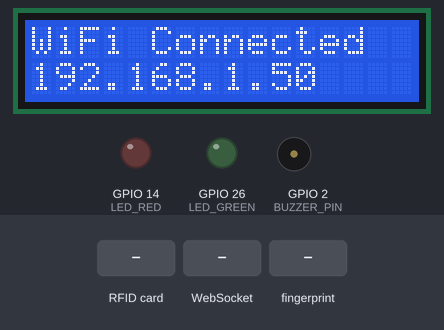
The sketch below on a simulated ESP32. Parts: 16×2 character LCD, output pins drawn as LEDs (lit = HIGH), buzzer (waves = sounding, pin HIGH). Inputs (shaded band) come from the test bench. WiFi joins after 1.5 s; servers stay silent unless stated; what the sketch prints to the serial monitor is not drawn.

Above: at 5.1 s.
5.2 s: RFID card 5E 7A 19 C4 held to the reader
At 5.7 s:
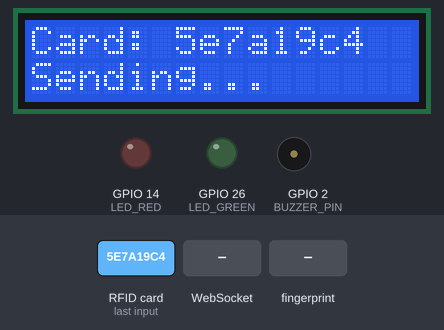
6.9 s: WebSocket text "attendance_response" received
At 8.3 s:
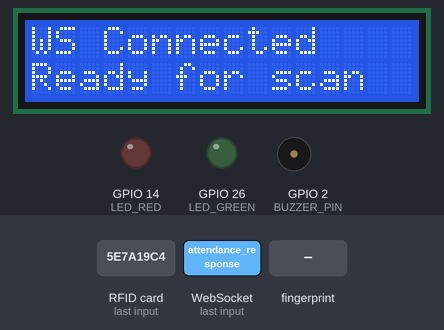
8.6 s: finger stored as number 1 placed on the sensor
At 9.9 s:
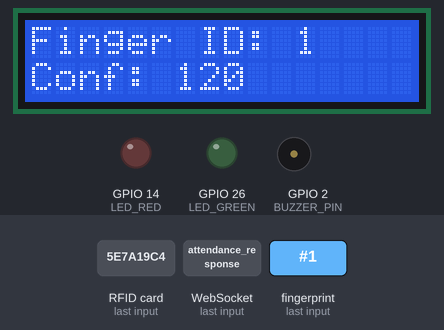
Timing chart, 0 to 11.6 s (numbered marks = the images above; inputs shaded):
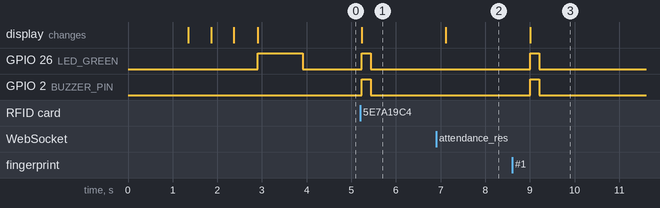

Measured:
- after the input at 5.2 s, GPIO 26 (LED_GREEN), GPIO 2 (BUZZER_PIN): LOW → HIGH at once, → LOW 0.20 s later; the display: changes at once (image 1)
- after the input at 6.9 s, the display: changes after 0.21 s (image 2)
- after the input at 8.6 s, GPIO 26 (LED_GREEN), GPIO 2 (BUZZER_PIN): LOW → HIGH after 0.41 s, → LOW 0.20 s later; the display: changes after 0.41 s (image 3)

The sketch:

esp32_attendance_template.ino
```cpp
/*
 * ESP32 Attendance System - Template
 *
 * IMPORTANT: This is a template file. Copy this to esp32_attendance_enhanced.ino
 * and update the configuration values below with your actual settings.
 *
 * DO NOT commit the actual esp32_attendance_enhanced.ino file to version control
 * as it contains sensitive WiFi credentials and server information.
 */

#include <WiFi.h>
#include <WebSocketsClient.h>
#include <ArduinoJson.h>
#include <SPI.h>
#include <MFRC522.h>
#include <Adafruit_Fingerprint.h>
#include <LiquidCrystal_PCF8574.h>

// ============================================================================
// CONFIGURATION - UPDATE THESE VALUES FOR YOUR SETUP
// ============================================================================

// WiFi Configuration
const char* ssid = "YOUR_WIFI_SSID_HERE";
const char* password = "YOUR_WIFI_PASSWORD_HERE";

// WebSocket Server Configuration
const char* wsHost = "YOUR_SERVER_IP_HERE";  // e.g., "192.168.1.100"
const int wsPort = 8080;

// Hardware Pin Configuration
#define SS_PIN 5
#define RST_PIN 4
#define BUZZER_PIN 2
#define LED_GREEN 26
#define LED_RED 14

// ============================================================================
// HARDWARE INITIALIZATION
// ============================================================================

WebSocketsClient webSocket;
MFRC522 rfid(SS_PIN, RST_PIN);
Adafruit_Fingerprint finger = Adafruit_Fingerprint(&Serial2);
LiquidCrystal_PCF8574 lcd(0x27);

bool isConnected = false;
unsigned long lastHeartbeat = 0;
const unsigned long HEARTBEAT_INTERVAL = 30000; // 30 seconds

// ============================================================================
// SETUP FUNCTION
// ============================================================================

void setup() {
  Serial.begin(115200);
  Wire.begin(21, 22);
  lcd.begin(16, 2);
  lcd.setBacklight(255);
  lcd.clear();
  lcd.setCursor(0, 0);
  lcd.print("Initializing...");

  // Initialize pins
  pinMode(BUZZER_PIN, OUTPUT);
  pinMode(LED_GREEN, OUTPUT);
  pinMode(LED_RED, OUTPUT);
  digitalWrite(BUZZER_PIN, LOW);
  digitalWrite(LED_GREEN, LOW);
  digitalWrite(LED_RED, LOW);

  // Initialize RFID
  SPI.begin(18, 19, 23, SS_PIN);
  rfid.PCD_Init();
  delay(100);

  // Initialize fingerprint sensor
  Serial2.begin(57600);
  finger.begin(57600);
  delay(100);

  // Connect to WiFi
  connectToWiFi();

  // Setup WebSocket
  webSocket.begin(wsHost, wsPort, "/");
  webSocket.onEvent(webSocketEvent);
  webSocket.setReconnectInterval(5000);
}

// ============================================================================
// MAIN LOOP
// ============================================================================

void loop() {
  webSocket.loop();

  // Send heartbeat
  if (millis() - lastHeartbeat > HEARTBEAT_INTERVAL) {
    sendHeartbeat();
    lastHeartbeat = millis();
  }

  // Check for RFID card
  if (rfid.PICC_IsNewCardPresent() && rfid.PICC_ReadCardSerial()) {
    handleRFIDScan();
    rfid.PICC_HaltA();
    rfid.PCD_StopCrypto1();
  }

  // Check for fingerprint
  uint8_t result = finger.getImage();
  if (result == FINGERPRINT_OK) {
    handleFingerprintScan();
  }

  delay(100);
}

// ============================================================================
// WIFI CONNECTION
// ============================================================================

void connectToWiFi() {
  lcd.clear();
  lcd.setCursor(0, 0);
  lcd.print("Connecting to WiFi");

  WiFi.begin(ssid, password);

  int attempts = 0;
  while (WiFi.status() != WL_CONNECTED && attempts < 20) {
    delay(500);
    lcd.setCursor(0, 1);
    lcd.print("Attempt " + String(attempts + 1));
    attempts++;
  }

  if (WiFi.status() == WL_CONNECTED) {
    lcd.clear();
    lcd.setCursor(0, 0);
    lcd.print("WiFi Connected");
    lcd.setCursor(0, 1);
    lcd.print(WiFi.localIP().toString());
    digitalWrite(LED_GREEN, HIGH);
    delay(1000);
    digitalWrite(LED_GREEN, LOW);
  } else {
    lcd.clear();
    lcd.setCursor(0, 0);
    lcd.print("WiFi Failed");
    digitalWrite(LED_RED, HIGH);
  }
}

// ============================================================================
// WEBSOCKET HANDLERS
// ============================================================================

void webSocketEvent(WStype_t type, uint8_t * payload, size_t length) {
  switch(type) {
    case WStype_DISCONNECTED:
      Serial.println("WebSocket Disconnected!");
      isConnected = false;
      lcd.clear();
      lcd.setCursor(0, 0);
      lcd.print("WS Disconnected");
      lcd.setCursor(0, 1);
      lcd.print("Reconnecting...");
      break;

    case WStype_CONNECTED:
      Serial.println("WebSocket Connected!");
      isConnected = true;

      // Register as hardware device
      DynamicJsonDocument doc(1024);
      doc["type"] = "hardware_register";
      doc["device_type"] = "esp32_attendance";
      doc["hardware_info"] = "RFID-RC522 + R305";

      String message;
      serializeJson(doc, message);
      webSocket.sendTXT(message);

      lcd.clear();
      lcd.setCursor(0, 0);
      lcd.print("WS Connected");
      lcd.setCursor(0, 1);
      lcd.print("Ready for scan");
      break;

    case WStype_TEXT:
      handleWebSocketMessage(payload, length);
      break;
  }
}

void handleWebSocketMessage(uint8_t * payload, size_t length) {
  String message = String((char*)payload);
  DynamicJsonDocument doc(1024);
  DeserializationError error = deserializeJson(doc, message);

  if (error) {
    Serial.println("JSON parsing failed");
    return;
  }

  String type = doc["type"];

  if (type == "attendance_response") {
    handleAttendanceResponse(doc);
  } else if (type == "schedule_info") {
    handleScheduleInfo(doc);
  } else if (type == "error") {
    handleError(doc);
  }
}

// ============================================================================
// RFID HANDLING
// ============================================================================

void handleRFIDScan() {
  String cardUID = "";
  for (byte i = 0; i < rfid.uid.size; i++) {
    cardUID += String(rfid.uid.uidByte[i] < 0x10 ? "0" : "");
    cardUID += String(rfid.uid.uidByte[i], HEX);
  }

  lcd.clear();
  lcd.setCursor(0, 0);
  lcd.print("Card: " + cardUID.substring(0, 8));
  lcd.setCursor(0, 1);
  lcd.print("Sending...");

  sendRFIDScan(cardUID);
  playSuccessSound();
}

void sendRFIDScan(String cardUID) {
  if (!isConnected) {
    Serial.println("Not connected to server");
    return;
  }

  DynamicJsonDocument doc(512);
  doc["type"] = "rfid_scan";
  doc["card_uid"] = cardUID;
  doc["timestamp"] = getCurrentTimestamp();

  String message;
  serializeJson(doc, message);
  webSocket.sendTXT(message);

  Serial.println("Sent RFID scan: " + message);
}

// ============================================================================
// FINGERPRINT HANDLING
// ============================================================================

void handleFingerprintScan() {
  uint8_t result = finger.image2Tz();
  if (result != FINGERPRINT_OK) {
    playErrorSound();
    return;
  }

  result = finger.fingerFastSearch();
  if (result == FINGERPRINT_OK) {
    int template_id = finger.fingerID;
    int confidence = finger.confidence;

    lcd.clear();
    lcd.setCursor(0, 0);
    lcd.print("Finger ID: " + String(template_id));
    lcd.setCursor(0, 1);
    lcd.print("Conf: " + String(confidence));

    sendFingerprintScan(template_id);
    playSuccessSound();
  } else {
    lcd.clear();
    lcd.setCursor(0, 0);
    lcd.print("Finger not found");
    playErrorSound();
  }
}

void sendFingerprintScan(int template_id) {
  if (!isConnected) {
    Serial.println("Not connected to server");
    return;
  }

  DynamicJsonDocument doc(512);
  doc["type"] = "fingerprint_scan";
  doc["template_id"] = template_id;
  doc["timestamp"] = getCurrentTimestamp();

  String message;
  serializeJson(doc, message);
  webSocket.sendTXT(message);

  Serial.println("Sent fingerprint scan: " + message);
}

// ============================================================================
// UTILITY FUNCTIONS
// ============================================================================

String getCurrentTimestamp() {
  // This is a simplified timestamp - in production, you'd want to sync with NTP
  return "2025-01-15 08:30:00"; // Placeholder
}

void sendHeartbeat() {
  if (!isConnected) return;

  DynamicJsonDocument doc(256);
  doc["type"] = "heartbeat";
  doc["device_id"] = "esp32_attendance";
  doc["timestamp"] = getCurrentTimestamp();

  String message;
  serializeJson(doc, message);
  webSocket.sendTXT(message);
}

void playSuccessSound() {
  digitalWrite(LED_GREEN, HIGH);
  digitalWrite(BUZZER_PIN, HIGH);
  delay(200);
  digitalWrite(BUZZER_PIN, LOW);
  digitalWrite(LED_GREEN, LOW);
}

void playErrorSound() {
  digitalWrite(LED_RED, HIGH);
  digitalWrite(BUZZER_PIN, HIGH);
  delay(100);
  digitalWrite(BUZZER_PIN, LOW);
  delay(100);
  digitalWrite(BUZZER_PIN, HIGH);
  delay(100);
  digitalWrite(BUZZER_PIN, LOW);
  digitalWrite(LED_RED, LOW);
}

void handleAttendanceResponse(JsonDocument& doc) {
  bool success = doc["success"];
  String message = doc["message"];

  lcd.clear();
  lcd.setCursor(0, 0);
  lcd.print(success ? "Success!" : "Error");
  lcd.setCursor(0, 1);
  lcd.print(message.substring(0, 16));

  if (success) {
    playSuccessSound();
  } else {
    playErrorSound();
  }
}

void handleScheduleInfo(JsonDocument& doc) {
  // Handle schedule information from server
  Serial.println("Received schedule info");
}

void handleError(JsonDocument& doc) {
  String error = doc["error"];
  Serial.println("Server error: " + error);
  playErrorSound();
}

/*
 * SETUP INSTRUCTIONS:
 *
 * 1. Copy this template to esp32_attendance_enhanced.ino
 * 2. Update the configuration values at the top:
 *    - WiFi SSID and password
 *    - WebSocket server IP address
 *    - Pin assignments if different
 * 3. Upload to your ESP32
 * 4. Test the hardware connections
 *
 * SECURITY NOTES:
 * - Never commit the actual esp32_attendance_enhanced.ino file
 * - Keep your WiFi credentials secure
 * - Use a dedicated network for the attendance system
 * - Regularly update passwords and firmware
 */ 
```
